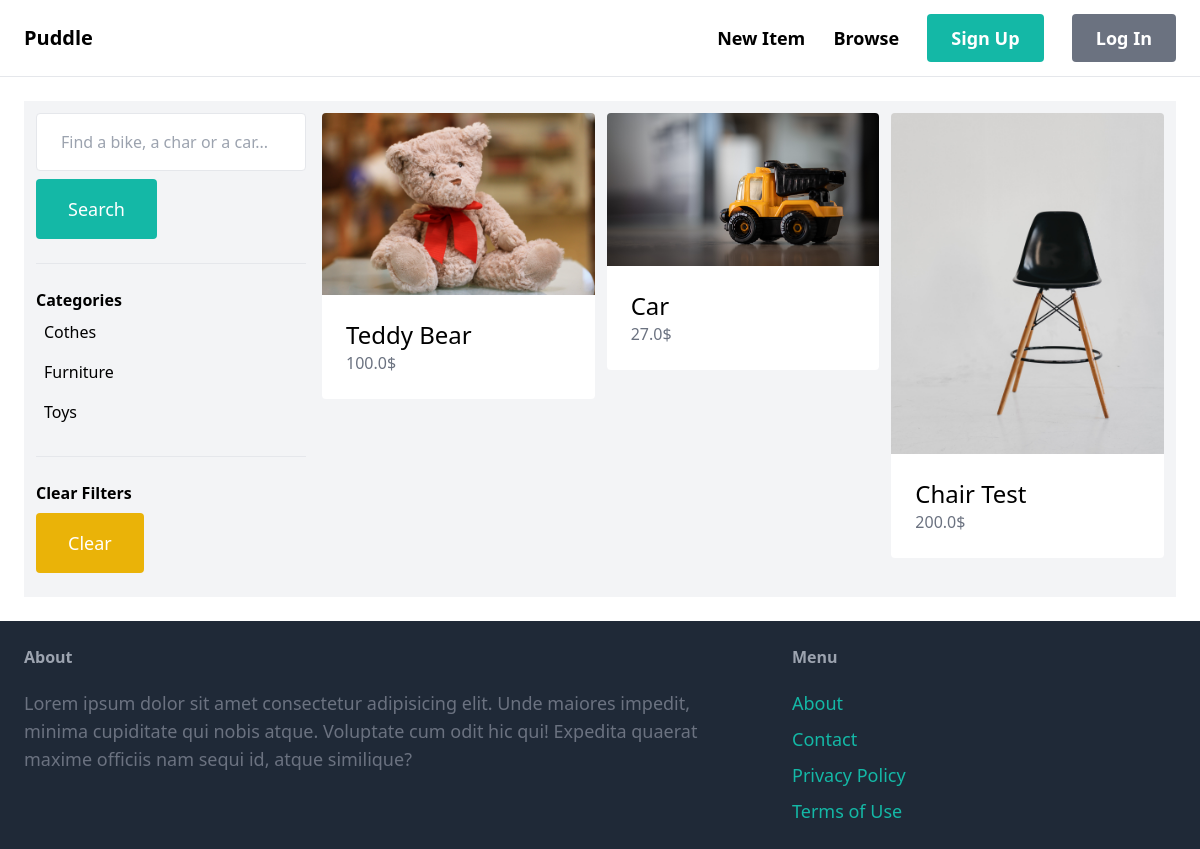
The app's page /items/, older data.
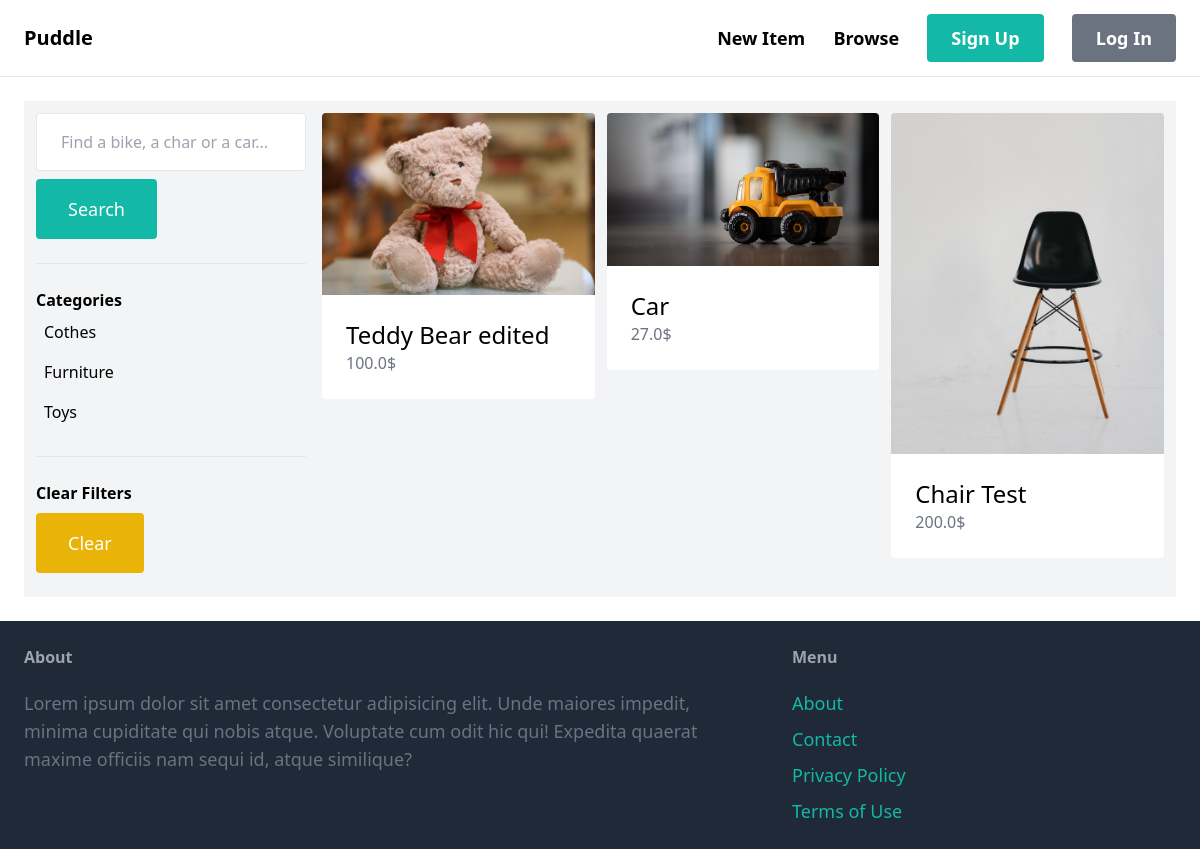
The same page, newer data.
### item/models.py (models this page shows, shortened)
class Item(models.Model):
    category = models.ForeignKey(Category, related_name="items", on_delete=models.CASCADE)
    name = models.CharField(max_length=255)
    description = models.TextField(blank=True, null=True)
    price = models.FloatField()
    image = models.ImageField(upload_to="items_images")
    is_sold = models.BooleanField(default=False)
    created_at = models.DateTimeField(auto_now_add=True)
    created_by = models.ForeignKey(User, related_name="items", on_delete=models.CASCADE)

### item/views.py (the view)
# urls.py: path("items/", include("item.urls")),
def items(request):
    query = request.GET.get("query", "")
    categories = Category.objects.all()
    category_id = request.GET.get("category", 0)
    items = Item.objects.filter(is_sold=False)
    if category_id:
        items = items.filter(category_id=category_id)
    if query:
        items = items.filter(Q(name__icontains=query) | Q(description__icontains=query))
    return render(request, "item/items.html", {
        "items": items,
        "query": query,
        "categories": categories,
        "category_id": int(category_id),
    })

### item/templates/item/items.html (shortened to what this page needs)
{% extends 'homepage/base.html' %}
{% block content %}
<div class="pb-6 grid grid-cols-4 gap-4 bg-gray-100 p-3">
    <div class="col-span-1">
        <form method="get" action="{% url 'item:items' %}">
            <input name="query" type="text" class="w-full py-4 px-6 border rounded" value="{{ query }}" placeholder="Find a bike, a char or a car...">
            <button class="mt-2 py-4 px-8 text-lg bg-teal-500 text-white rounded">Search</button>
        </form>
        <hr class="my-6">
        <p class="font-semibold">Categories</p>
        <ul>
            {% for category in categories %}
            <li class="py-2 px-2 rounded {% if category.id == category_id %} bg-gray-200 {% endif %}">
                <a href="{% url 'item:items' %}?query={{ query }}&category={{ category.id }}">{{ category.name }}</a>
            </li>
            {% endfor %}
        </ul>
        <hr class="my-6">
        <p class="font-semibold">Clear Filters</p>
        <ul>
            <li>
                <a href="{% url 'item:items' %}" class="mt-2 py-4 px-8 inline-block bg-yellow-500 text-lg rounded text-white">Clear</a>
            </li>
        </ul>
    </div>
    <div class="col-span-3">
        <div class="grid grid-cols-3 gap-3">
            {% for item in items %}
                <div>
                    <a href="{% url 'item:detail' item.id %}">
                        <div>
                            <img src="{{ item.image.url }}" class="rounded-t">
                        </div>
                        <div class="p-6 bg-white rounded-b">
                            <h2 class="text-2xl">
                                {{ item.name }}
                            </h2>
                            <p class="text-gray-500">
                                {{ item.price }}$
                            </p>
                        </div>
                    </a>
                </div>
            {% endfor %}
        </div>
    </div>
</div>
{% endblock content %}

Row changes from the older to the newer data that the page shows:
changed Item: name "Teddy Bear" → "Teddy Bear edited"
